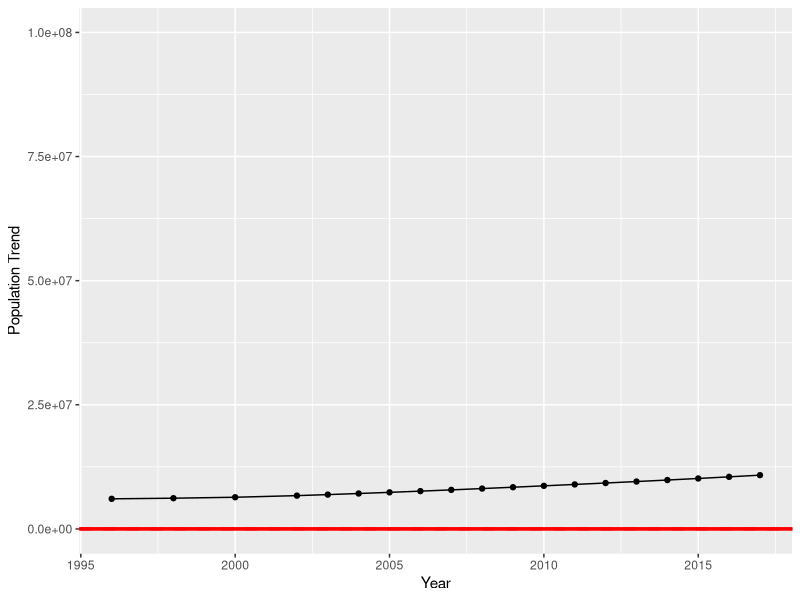

Reproduce this figure in R.
## ---- chunk 1
knitr::opts_chunk$set(echo = TRUE)
## ---- chunk 2

library(readr)
populationData <- read_csv("WGI2popDevIneqPovRegimeConflict1V2.csv")
populationVariables <- c("country", "iso3c", "date","population","populationCategory5")
populationData <- populationData[populationVariables]


# data by country
# country = x
x <- populationData[populationData$country == "Burundi",]
x

## ---- chunk 3
library(ggplot2)
populationTrend <- ggplot(data=x, aes(x=date, y=population)) +
  geom_line()+
  geom_point() +
  geom_hline(yintercept=0.0, color = "red", size = 1.25) +
   geom_hline(yintercept=1.0, linetype="dashed", color = "red", size = 1) +
   geom_hline(yintercept=-1.0, linetype="dashed", color = "red", size = 1) +
  ylim(0, 100000000) + 
  xlab("Year") +
  ylab("Population Trend")

plot(populationTrend)

# To save the figure:
# png("populationTrend.png")
# 
# plot(populationTrend)
# 
# dev.off()

